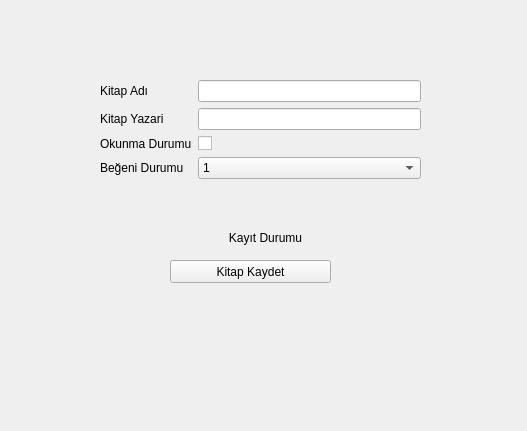
<?xml version="1.0" encoding="UTF-8"?>
<ui version="4.0">
 <class>KitapEkleForm</class>
 <widget class="QWidget" name="KitapEkleForm">
  <property name="geometry">
   <rect>
    <x>0</x>
    <y>0</y>
    <width>527</width>
    <height>431</height>
   </rect>
  </property>
  <property name="windowTitle">
   <string>Form</string>
  </property>
  <widget class="QWidget" name="formLayoutWidget">
   <property name="geometry">
    <rect>
     <x>100</x>
     <y>80</y>
     <width>321</width>
     <height>121</height>
    </rect>
   </property>
   <layout class="QFormLayout" name="formLayout">
    <item row="0" column="0">
     <widget class="QLabel" name="kitapAdLabel">
      <property name="minimumSize">
       <size>
        <width>10</width>
        <height>0</height>
       </size>
      </property>
      <property name="text">
       <string>Kitap Adı</string>
      </property>
     </widget>
    </item>
    <item row="0" column="1">
     <widget class="QLineEdit" name="kitapAdiLineEdit">
      <property name="minimumSize">
       <size>
        <width>100</width>
        <height>0</height>
       </size>
      </property>
     </widget>
    </item>
    <item row="1" column="0">
     <widget class="QLabel" name="kitapYazariLabel">
      <property name="text">
       <string>Kitap Yazari</string>
      </property>
     </widget>
    </item>
    <item row="1" column="1">
     <widget class="QLineEdit" name="kitapYazariLineEdit"/>
    </item>
    <item row="2" column="0">
     <widget class="QLabel" name="okunmaDurumuLabel">
      <property name="text">
       <string>Okunma Durumu</string>
      </property>
     </widget>
    </item>
    <item row="2" column="1">
     <widget class="QCheckBox" name="okunmaDurumuCheckBox"/>
    </item>
    <item row="3" column="0">
     <widget class="QLabel" name="beEniDurumuLabel">
      <property name="text">
       <string>Beğeni Durumu</string>
      </property>
     </widget>
    </item>
    <item row="3" column="1">
     <widget class="QComboBox" name="beEniDurumuComboBox">
      <item>
       <property name="text">
        <string>1</string>
       </property>
      </item>
      <item>
       <property name="text">
        <string>2</string>
       </property>
      </item>
      <item>
       <property name="text">
        <string>3</string>
       </property>
      </item>
      <item>
       <property name="text">
        <string>4</string>
       </property>
      </item>
      <item>
       <property name="text">
        <string>5</string>
       </property>
      </item>
     </widget>
    </item>
   </layout>
  </widget>
  <widget class="QLabel" name="kayitDurumLablel">
   <property name="geometry">
    <rect>
     <x>190</x>
     <y>230</y>
     <width>151</width>
     <height>16</height>
    </rect>
   </property>
   <property name="text">
    <string>Kayıt Durumu</string>
   </property>
   <property name="alignment">
    <set>Qt::AlignCenter</set>
   </property>
  </widget>
  <widget class="QPushButton" name="kitapKayitButton">
   <property name="geometry">
    <rect>
     <x>170</x>
     <y>260</y>
     <width>161</width>
     <height>23</height>
    </rect>
   </property>
   <property name="text">
    <string>Kitap Kaydet</string>
   </property>
  </widget>
 </widget>
 <resources/>
 <connections/>
</ui>
